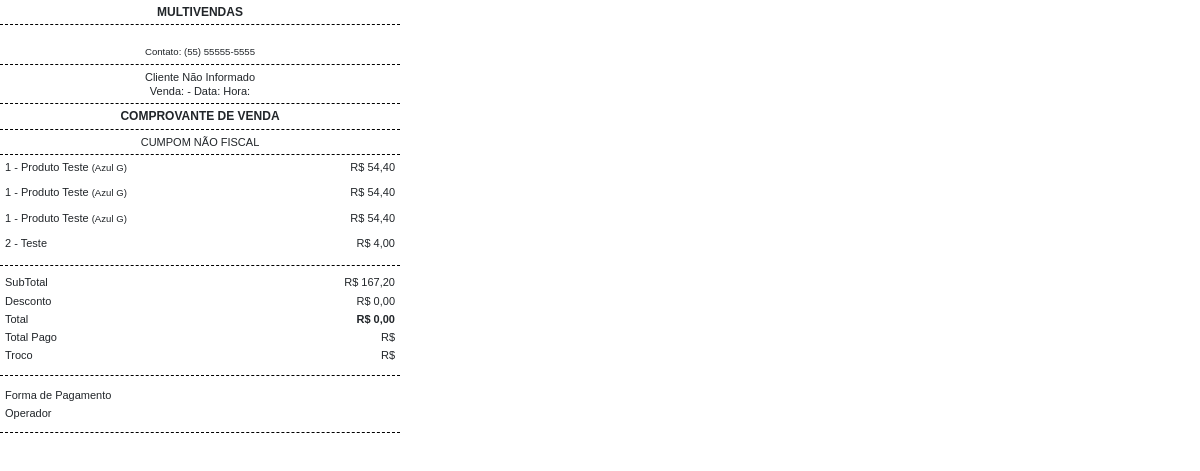
/rel_sistema/comprovante.php, run on the app's committed database.
### tables this page shows
CREATE TABLE `config` (
  `id` int(11) NOT NULL,
  `empresa` int(11) NOT NULL,
  `nome_sistema` varchar(50) NOT NULL,
  `telefone_sistema` varchar(20) DEFAULT NULL,
  `email_sistema` varchar(50) DEFAULT NULL,
  `tipo_rel` varchar(5) NOT NULL,
  `dias_bloqueio` int(11) NOT NULL,
  `msg_bloqueio` varchar(255) DEFAULT NULL,
  `foto_rel` varchar(100) DEFAULT NULL,
  `tipo_desconto` varchar(20) DEFAULT NULL,
  `comissao` int(11) NOT NULL,
  `endereco_sistema` varchar(100) DEFAULT NULL,
  `cnpj_sistema` varchar(25) DEFAULT NULL
);

CREATE TABLE `itens_venda` (
  `id` int(11) NOT NULL,
  `empresa` int(11) NOT NULL,
  `produto` int(11) NOT NULL,
  `valor_unitario` decimal(8,2) NOT NULL,
  `quantidade` int(11) NOT NULL,
  `usuario` int(11) NOT NULL,
  `venda` int(11) NOT NULL,
  `data` date NOT NULL
);

CREATE TABLE `produtos` (
  `id` int(11) NOT NULL,
  `codigo` varchar(50) NOT NULL,
  `nome` varchar(100) NOT NULL,
  `descricao` varchar(255) DEFAULT NULL,
  `estoque` int(11) DEFAULT NULL,
  `valor_venda` decimal(8,2) DEFAULT NULL,
  `valor_compra` decimal(8,2) DEFAULT NULL,
  `lucro` decimal(8,2) DEFAULT NULL,
  `fornecedor` int(11) NOT NULL,
  `categoria` int(11) NOT NULL,
  `foto` varchar(100) NOT NULL,
  `data` date NOT NULL,
  `ativo` varchar(5) NOT NULL,
  `empresa` int(11) NOT NULL,
  `nivel_estoque` int(11) DEFAULT NULL
);

CREATE TABLE `itens_grade` (
  `id` int(11) NOT NULL,
  `empresa` int(11) NOT NULL,
  `produto` int(11) NOT NULL,
  `cat_grade` int(11) NOT NULL,
  `nome` varchar(50) NOT NULL,
  `estoque` int(11) DEFAULT NULL
);

### rel_sistema/comprovante.php (the view, shortened to what this page needs)
<?php
include('../conexao.php');
$id = $_GET['id'];
$res = $pdo->query("SELECT * from receber where id = '$id' ");
$dados = $res->fetchAll(PDO::FETCH_ASSOC);
$id_empresa = $dados[0]['empresa'];
$hora = $dados[0]['hora'];
$total_venda = $dados[0]['valor'];
$valor_recebido = $dados[0]['valor_recebido'];
$tipo_pgto = $dados[0]['saida'];
$troco = $dados[0]['troco'];
$data = $dados[0]['data_lanc'];
$desconto = $dados[0]['desconto'];
$operador = $dados[0]['usuario_lanc'];
$nome_cliente = 'Não Informado';
$cpf_cliente = '';
$res = $pdo->query("SELECT * from config where empresa = '$id_empresa' ");
$dados = $res->fetchAll(PDO::FETCH_ASSOC);
if(@count($dados) > 0){
	$nome_sistema = $dados[0]['nome_sistema'];
	$telefone_sistema = $dados[0]['telefone_sistema'];
	$endereco_sistema = $dados[0]['endereco_sistema'];
	$tipo_desconto = $dados[0]['tipo_desconto'];
}
$data2 = implode('/', array_reverse(explode('-', $data)));
$nome_pgto = $tipo_pgto;
$res = $pdo->query("SELECT * from usuarios where id = '$operador' ");
$dados = $res->fetchAll(PDO::FETCH_ASSOC);
$nome_operador = $dados[0]['nome'];
if($tipo_desconto == '%'){
	$descontoF = number_format($desconto , 0, ',', '').'%';
}else{
	$descontoF = 'R$ '.number_format($desconto , 2, ',', '.');
}
?>
<link href="https://cdn.jsdelivr.net/npm/bootstrap@5.2.0-beta1/dist/css/bootstrap.min.css" rel="stylesheet">
<div class="printer-ticket">
	<div  class="th title"><?php echo $nome_sistema ?></div>
	<div  class="th">
		<?php echo $endereco_sistema ?> <br />
		<small>Contato: <?php echo $telefone_sistema ?>
	</small>
</div>
<div  class="th">Cliente <?php echo $nome_cliente ?> <?php if($cpf_cliente != ""){ ?>CPF: <?php echo $cpf_cliente ?> <?php } ?>
<br>
Venda: <b><?php echo $id ?></b> - Data: <?php echo $data2 ?> Hora: <?php echo $hora ?>
</div>
<div  class="th title" >Comprovante de Venda</div>
<div  class="th">CUMPOM NÃO FISCAL</div>
<?php
$res = $pdo->query("SELECT * from itens_venda where venda = '$id' order by id asc");
		$dados = $res->fetchAll(PDO::FETCH_ASSOC);
		for ($i=0; $i < count($dados); $i++) {
			$id_produto = $dados[$i]['produto'];
			$quantidade = $dados[$i]['quantidade'];
			$id_item= $dados[$i]['id'];
			$valor = $dados[$i]['valor_unitario'];
			$res_p = $pdo->query("SELECT * from produtos where id = '$id_produto' ");
			$dados_p = $res_p->fetchAll(PDO::FETCH_ASSOC);
			$nome_produto = $dados_p[0]['nome'];
			$total_item = $valor * $quantidade;
$detalhes_da_grade = '';
$query_con = $pdo->query("SELECT * FROM detalhes_grade WHERE id_ref = '$id_item' and tipo = 'Venda'");
$res_con = $query_con->fetchAll(PDO::FETCH_ASSOC);
if(@count($res_con) > 0){
	$itens_grade = $res_con[0]['itens_grade'];
	$itens_grade2 = $res_con[0]['itens_grade2'];
$query2 = $pdo->query("SELECT * FROM itens_grade where id = '$itens_grade'");
$res2 = $query2->fetchAll(PDO::FETCH_ASSOC);
if(@count($res2) > 0){
	$nome_itens_grade = $res2[0]['nome'];
}else{
	$nome_itens_grade = '';
}
$query2 = $pdo->query("SELECT * FROM itens_grade where id = '$itens_grade2'");
$res2 = $query2->fetchAll(PDO::FETCH_ASSOC);
if(@count($res2) > 0){
	$nome_itens_grade2 = $res2[0]['nome'];
}else{
	$nome_itens_grade2 = '';
}
$detalhes_da_grade = '<small>('.$nome_itens_grade.' '.$nome_itens_grade2.')</small>';
}
			?>
	<div class="row itens">
		<div align="left" class="col-9"> <?php echo $quantidade ?> - <?php echo $nome_produto ?> <?php echo $detalhes_da_grade ?>
	</div>
	<div align="right" class="col-3">
	R$ <?php
				@$sub_tot = @$sub_tot + @$total_item;
				$sub_total = $sub_tot;
				$sub_total = number_format( $sub_total , 2, ',', '.');
				$total_item = number_format( $total_item , 2, ',', '.');
				$total = number_format( $total_venda , 2, ',', '.');
				echo $total_item ;
		?>
	</div>
</div>
<?php } ?>
<div class="th" style="margin-bottom: 7px"></div>
	<div class="row valores">
		<div class="col-6">SubTotal</div>
		<div class="col-6" align="right">R$ <?php echo @$sub_total ?></div>
	</div>
	<div class="row valores">
		<div class="col-6">Desconto</div>
		<div class="col-6" align="right"> <?php echo @$descontoF ?></div>
	</div>
	<div class="row valores">
		<div class="col-6">Total</div>
		<div class="col-6" align="right"><b>R$ <?php echo @$total ?></b></div>
	</div>
	<div class="row valores">
		<div class="col-6">Total Pago</div>
		<div class="col-6" align="right">R$ <?php echo @$valor_recebido ?></div>
	</div>
	<div class="row valores">
		<div class="col-6">Troco</div>
		<div class="col-6" align="right">R$ <?php echo @$troco ?></div>
	</div>
<div class="th" style="margin-bottom: 10px"></div>
	<div class="row valores">
		<div class="col-6">Forma de Pagamento</div>
		<div class="col-6" align="right"> <?php echo @$nome_pgto ?></div>
	</div>
		<div class="row valores">
		<div class="col-6">Operador</div>
		<div class="col-6" align="right"> <?php echo @$nome_operador ?></div>
	</div>
<div class="th" style="margin-bottom: 10px"></div>

### rel_sistema/comprovante.php (style rules this page uses)
* { margin:0px; padding:0px; background-color:#ffffff; }
.printer-ticket { display: table !important; width: 100%; max-width: 400px; font-weight: light; line-height: 1.3em; padding: 0px; font-family: TimesNewRoman, Geneva, sans-serif; font-size: 11px; }
.th { font-weight: inherit; padding:5px; text-align: center; border-bottom: 1px dashed #000000; }
.itens { font-weight: inherit; padding:5px; }
.valores { font-weight: inherit; padding:2px 5px; }
.title { font-size: 12px; text-transform: uppercase; font-weight: bold; }

### data on the page
config: nome_sistema "MULTIVENDAS", telefone_sistema "(55) 55555-5555"
itens_venda: quantidade "1", total_item "54,40"
produtos: nome "Produto Teste"
itens_grade: nome "Azul"
itens_grade: nome "G"
itens_venda: quantidade "1", total_item "54,40"
itens_venda: quantidade "1", total_item "54,40"
itens_venda: quantidade "2", produtos.nome "Teste", total_item "4,00"

### other printed values
$nome_cliente "Não Informado"
